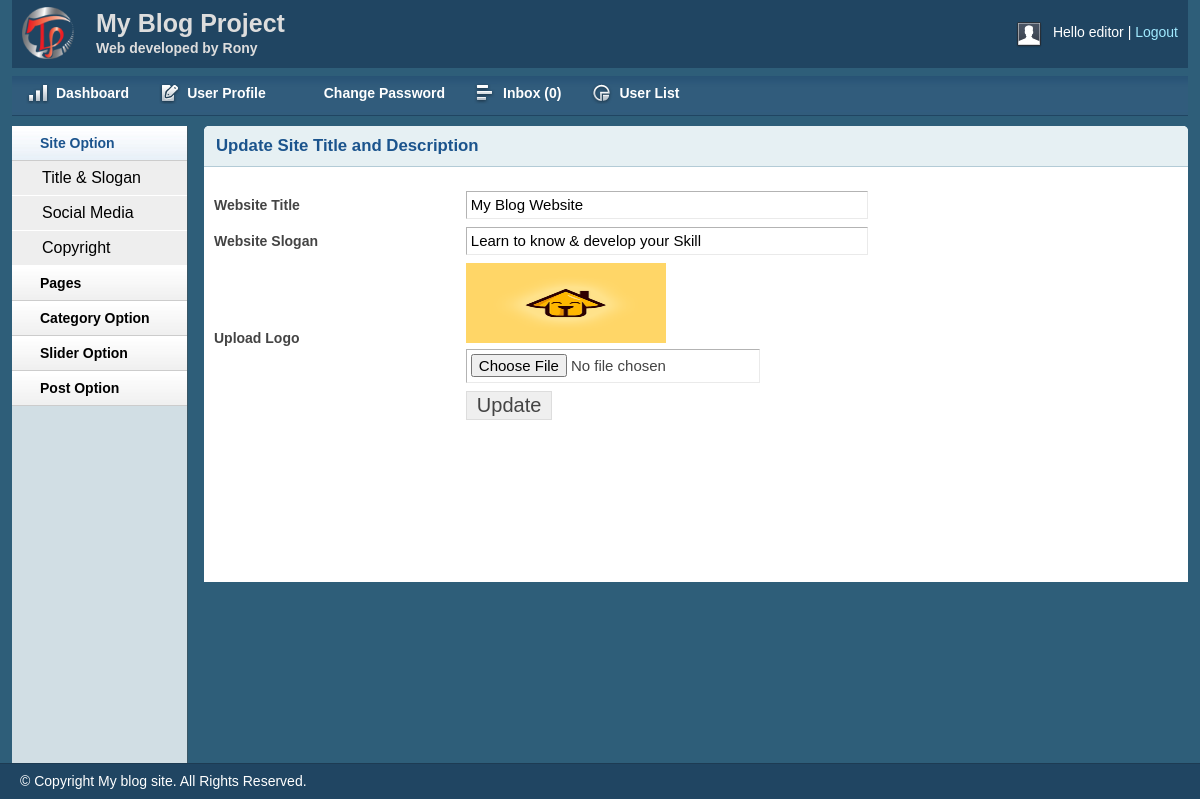
Screenshot of /admin/titleslogan.php (signed in) with the database file from the repository.
### tables this page shows
CREATE TABLE `title_slogan` (
  `id` int(11) NOT NULL,
  `title` varchar(255) NOT NULL,
  `slogan` varchar(255) NOT NULL,
  `logo` varchar(255) NOT NULL
);

### classes/Post.php (called while the page is built, shortened)
<?php
   $filepath = realpath(dirname(__FILE__));
    include_once ($filepath.'/../lib/Database.php');
?>
<?php
  class Post{
  	 private $db;
	 public function __construct(){
		$this->db=new Database();
	}
       public function getTitleSlogan(){
       	       $query = "SELECT * FROM title_slogan where id='1'";
               $result= $this->db->select($query);
               return $result;
       }
}
?>

### lib/Database.php (called while the page is built, shortened)
<?php
Class Database{
 public $host   = DB_HOST;
 public $user   = DB_USER;
 public $pass   = DB_PASS;
 public $dbname = DB_NAME;
 public $link;
private function connectDB(){
 $this->link = new mysqli($this->host, $this->user, $this->pass, $this->dbname);
 }
public function select($query){
  $result = $this->link->query($query) or die($this->link->error.__LINE__);
  if($result->num_rows > 0){
    return $result;
  } else {
    return false;
  }
 }
}

### admin/titleslogan.php (the view, shortened to what this page needs)
<?php include 'inc/header.php';?>
<?php include 'inc/sidebar.php';?>
<div class="grid_10">
    <div class="box round first grid">
        <h2>Update Site Title and Description</h2>
        <div class="block sloginblock">
        <?php
              $title_slogan = $pt->getTitleSlogan();
              if ($title_slogan) {
                  while ($result = $title_slogan->fetch_assoc()) {
             ?>
         <form action=" " method="post" enctype="multipart/form-data">
            <table class="form">
                <tr>
                    <td>
                        <label>Website Title</label>
                    </td>
                    <td>
                        <input type="text"   name="title" value="<?php echo $result['title'];?>" class="medium" />
                    </td>
                </tr>
				 <tr>
                    <td>
                        <label>Website Slogan</label>
                    </td>
                    <td>
                        <input type="text"  name="slogan" value="<?php echo $result['slogan'];?>" class="medium" />
                    </td>
                </tr>
                <tr>
                    <td>
                        <label>Upload Logo</label>
                    </td>
                      <td>
                        <img src="<?php echo $result['logo'];?>"  height="80px" width="200px"/><br/>
                        <input type="file" name="logo" />
                    </td>
                </tr>
				 <tr>
                    <td>
                    </td>
                    <td>
                        <input type="submit" name="submit" Value="Update" />
                    </td>
                </tr>
            </table>
            </form>
             <?php }}?>
        </div>
    </div>
</div>
<?php include 'inc/footer.php';?>

### admin/css/text.css (style rules this page uses)
body { font: 13px/1.5 Tahoma, Helvetica, Arial, 'Liberation Sans', FreeSans, sans-serif; }
h2 { font-size: 23px; }
p, dl, hr, h1, h2, h3, h4, h5, h6, ol, ul, pre, table, address, fieldset { margin-bottom: 20px; }

### admin/css/grid.css (style rules this page uses)
.grid_1, .grid_2, .grid_3, .grid_4, .grid_5, .grid_6, .grid_7, .grid_8, .grid_9, .grid_10, .grid_11, .grid_12, .grid_13, .grid_14, .grid_15, .grid_16 { display: inline; float: left; margin-left: 1%; margin-right: 1%; }
.container_12 .grid_10 { width: 81.333%; }

### admin/css/layout.css (style rules this page uses)
body { background: #fff none repeat scroll 0 0; color: #444; font-size: 14px; padding: 0; }
h1, h2, h3, h4, h5, h6 { line-height:1.2em; margin-bottom:.3em; }
h2 { margin-top:1em; }
.box { background:#fff; margin-bottom:20px; padding:10px 10px 10px 10px; margin-left:-8px; }
.box.grid { padding-bottom:40px; }
.box.round { -moz-border-radius: 5px 5px 0px 0px; -webkit-border-radius: 5px 5px 0px 0px; border-radius: 5px 5px 0px 0px; }
.box h2 { font-size:1.2em; font-weight:bold; color:#1B548D; background:#E6F0F3; margin:-10px -10px 0 -10px; padding:10px 12px; border-bottom:1px solid #B3CBD6; -moz-border-radius: 5px 5px 0px 0px; -webkit-border-radius: 5px 5px 0px 0px; border-radius: 5px 5px 0px 0px; }
.box.first { min-height: 406px; }
.block { padding-top:20px; }
table.form { width:100%; }
table.form td { padding:4px 0px; }
table.form label { font-weight:bold; }
table.form input, table.form select { font-size: 15px; padding: 4px 4px 5px 4px; border-top: 1px solid #b3b3b3; border-left: 1px solid #b3b3b3; border-right: 1px solid #eaeaea; border-bottom: 1px solid #eaeaea; }
table.form input[type="submit"] { border: 1px solid #ddd; color: #444; cursor: pointer; font-size: 20px; padding: 2px 10px; }
input.medium { width: 55%; }
.block { padding-bottom:1px; }

### rows the page displays
title_slogan: title "My Blog Website", slogan "Learn to know & develop your Skill", logo (picture)

### other values shown
Session::get('adminUser') "editor"
